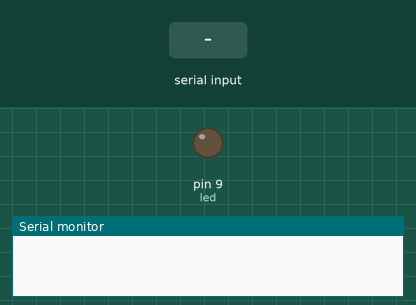
Bench run of a sketch on a simulated Arduino Uno, built with avr-gcc and run on an emulated ATmega328P. On the bench: output pins drawn as LEDs (lit = HIGH), the last lines printed to the serial monitor. Inputs (shaded band) come from the test bench.

Above: at 1.2 s.
1.3 s: "E" received over Serial
At 1.8 s:
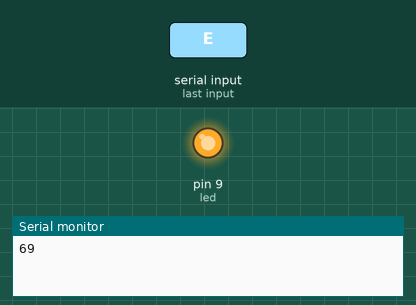
2.8 s: "F" received over Serial
At 4.1 s:
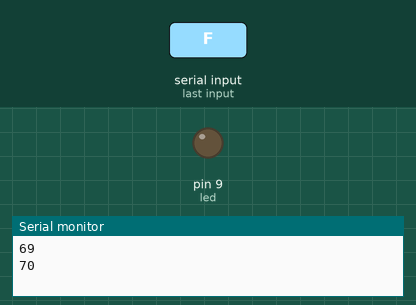
Timing chart, 0 to 5.8 s (numbered marks = the images above; inputs shaded):
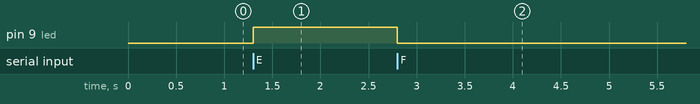

Measured:
- after the input at 1.3 s, pin 9 (led): LOW → HIGH at once
- after the input at 2.8 s, pin 9 (led): HIGH → LOW at once

The sketch:

Control_V1_control_LED.ino
```cpp
//Oscar Chanax
//Proyecto #2 Telecomunicaciones
//Receptor FSK
#include <SoftwareSerial.h>                                                       //Libreria para Comunicación Serial

int RxArduino = 11;                                                               //Configuración Pin Receptor
int TxArduino = 12;                                                               //Configuracion Pin Transmisor

int led = 9;

int Brillo = 0;

//SoftwareSerial FSK(RxArduino, TxArduino, 1);                                        //configuracion de parámetros comunicacion serial (Pin Recepción, Pin Transmisor, Inversion de nivel)

void setup() {
  pinMode(led, OUTPUT);
  //FSK.begin(300);                                                                    //Inicializa comunicación Serial en 300 BPS
  Serial.begin(9600);                                                                 //Inicializa monitor Serial para visualizacion

}

void loop()
{

  if (Serial.available() > 0)                   //>1 para que no se apage el led despues de enviar el dato por el monitor serie
  {
   int Dato = Serial.read();                                                           //Lectura del dato en comunicacion Serial

   //analogWrite(led,Dato); // Establece el brillo del LED

   if (Dato == 'E')
    {
      digitalWrite(led, HIGH);
    }
    else if (Dato == 'F')
    {
      digitalWrite(led, LOW);
    }
    Serial.println(Dato);                     //Imprime en el monitor serial lo enviado
  }

}
```
